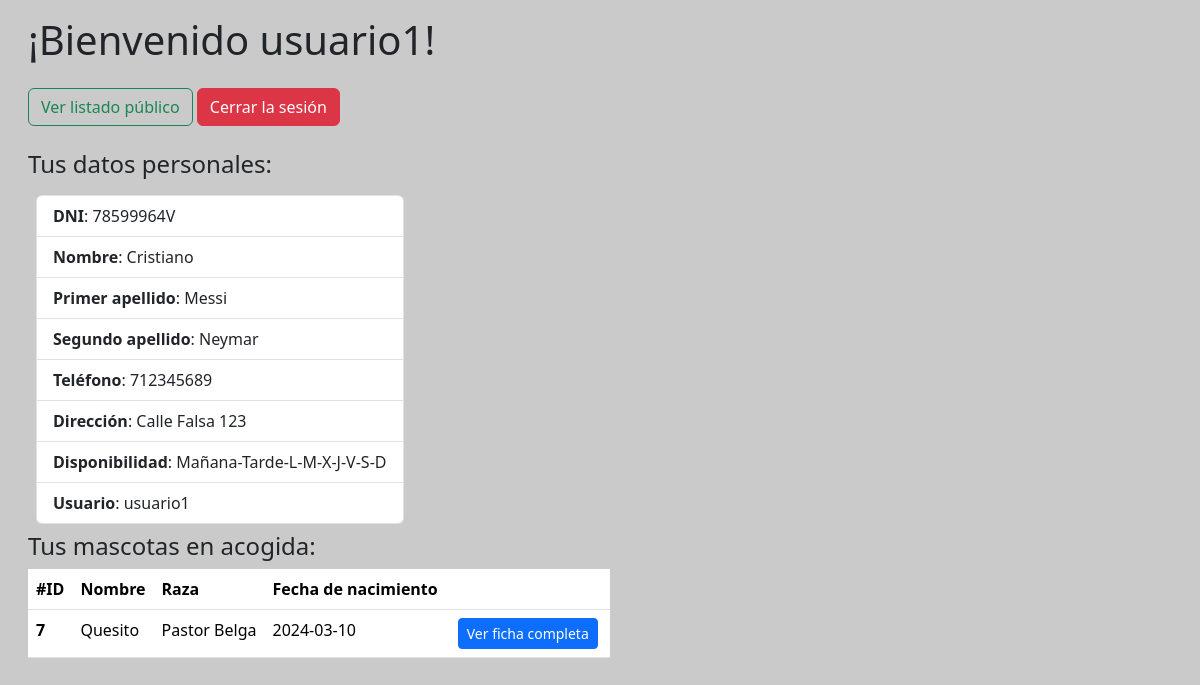
The page /php/anfitrion/inicio_anfitrion.php (signed in) on the database its author committed.
### tables this page shows
CREATE TABLE anfitrion (
    DNI CHAR(9) PRIMARY KEY,
    Nombre VARCHAR(15) NOT NULL,
    Apellido1 VARCHAR(15) NOT NULL,
    Apellido2 VARCHAR(15),
    Telefono CHAR(9) NOT NULL,
    Direccion VARCHAR(255) NOT NULL,
    Disponibilidad VARCHAR(100),
    Usuario VARCHAR(15),
    CONSTRAINT check_Anfitrion_DNI CHECK (DNI RLIKE '^[0-9]+[a-z]$'),
    CONSTRAINT check_Anfitrion_Telefono CHECK (Telefono RLIKE '^[0-9]{9}$'),
    CONSTRAINT FK_Anfitrion_Usuario FOREIGN KEY (Usuario)
        REFERENCES usuario(Username) ON DELETE CASCADE ON UPDATE CASCADE
);

CREATE TABLE mascota (
    ID INT PRIMARY KEY AUTO_INCREMENT,
    Nombre VARCHAR(15) NOT NULL UNIQUE,
    Raza VARCHAR(20) NOT NULL,
    Tamanio ENUM('Grande', 'Pequeño', 'Mediano') NOT NULL,
    FechaRegistro DATETIME NOT NULL DEFAULT CURRENT_TIMESTAMP,
    FechaSalida DATE,
    FechaNacimiento DATE,
    Sexo ENUM('Macho', 'Hembra') NOT NULL,
    Localizacion ENUM('albergue', 'acogida') NOT NULL,
    Foto VARCHAR(255),
    Descripcion VARCHAR(255)
);

### php/inc/mysql.inc.php (called while the page is built, shortened)
<?php
$mysqli = new mysqli("localhost:3307", "root", "", "albergue");
if (
    isset($_SESSION['loc']) &&
    $_SESSION['loc'] == 'inicio_anfitrion' &&
    isset($_SESSION['admin']) &&
    !$_SESSION['admin']
) {
    $user = $_SESSION['user'];
    $query = "SELECT * FROM albergue.anfitrion WHERE usuario = '$user'";
    $tablaAnfitrion = $mysqli->query($query);
    $rowAnfitrion = $tablaAnfitrion->fetch_all(MYSQLI_ASSOC)[0];
    $dni = $rowAnfitrion['DNI'];
    $query = "SELECT EXISTS(SELECT ANFITRION from albergue.anfitrion_acoge_mascota where anfitrion = '$dni') as 'tieneMascota';";
    $tieneMascota = $mysqli->query($query)->fetch_all(MYSQLI_ASSOC)[0]['tieneMascota'];
    if ($tieneMascota) {
        $query = "SELECT * FROM albergue.mascota WHERE id = (SELECT mascota FROM albergue.anfitrion_acoge_mascota WHERE anfitrion = '$dni');";
        $tablaMascota = $mysqli->query($query);
    }
}

### php/anfitrion/inicio_anfitrion.php (the view, shortened to what this page needs)
<?php
include '../inc/func.inc.php';
include '../inc/mysql.inc.php';
?>
<main class="container mt-2 mx-3">
    <h1 class="my-3">¡Bienvenido <?php echo $user; ?>!</h1>
    <div class="my-4">
        <a href="../index.php" type="button" class="btn btn-outline-success">Ver listado público</a>
        <a href="../inc/login.inc.php?session=logout" type="button" class="btn btn-danger">Cerrar la sesión</a>
    </div>
    <h4>Tus datos personales:</h4>
    <ul class="list-group d-inline-block m-2">
        <li class="list-group-item"><strong>DNI</strong>: <?php echo $rowAnfitrion['DNI']; ?></li>
        <li class="list-group-item"><strong>Nombre</strong>: <?php echo $rowAnfitrion['Nombre'] ?></li>
        <li class="list-group-item"><strong>Primer apellido</strong>: <?php echo $rowAnfitrion['Apellido1'] ?></li>
        <li class="list-group-item"><strong>Segundo apellido</strong>: <?php echo $rowAnfitrion['Apellido2'] ?></li>
        <li class="list-group-item"><strong>Teléfono</strong>: <?php echo $rowAnfitrion['Telefono'] ?></li>
        <li class="list-group-item"><strong>Dirección</strong>: <?php echo $rowAnfitrion['Direccion'] ?></li>
        <li class="list-group-item"><strong>Disponibilidad</strong>: <?php echo $rowAnfitrion['Disponibilidad'] ?></li>
        <li class="list-group-item"><strong>Usuario</strong>: <?php echo $rowAnfitrion['Usuario'] ?></li>
    </ul>
    <?php
    if (isset($tablaMascota) && $tablaMascota->num_rows > 0) {
        while ($row = $tablaMascota->fetch_assoc()) {
    ?>
            <h4>Tus mascotas en acogida:</h4>
            <table id="tablaMascota" class="table d-block">
                <thead>
                    <tr>
                        <th scope="col">#ID</th>
                        <th scope="col">Nombre</th>
                        <th scope="col">Raza</th>
                        <th scope="col">Fecha de nacimiento</th>
                        <th scope="col"></th>
                    </tr>
                </thead>
                <tbody>
                    <tr>
                        <th scope="row"><?php echo $row['ID']; ?></th>
                        <td><?php echo $row['Nombre']; ?></td>
                        <td><?php echo $row['Raza']; ?></td>
                        <td class="fecha"><?php echo $row['FechaNacimiento']; ?></td>
                        <td class="d-flex justify-content-end">
                            <button type="button" class="btn btn-primary btn-sm mx-1" data-bs-toggle="modal" data-bs-target="#modalMascotaInfo<?php echo $row['ID']; ?>">Ver ficha completa</button>
                        </td>
                    </tr>
            <?php }
    } ?>
</main>

### php/anfitrion/style.css (style rules this page uses)
body { background-color: #cacaca; }
a { color: inherit; text-decoration: none; }

### rows shown on the page
anfitrion: DNI "78599964V", Nombre "Cristiano", Apellido1 "Messi", Apellido2 "Neymar", Telefono "712345689", Direccion "Calle Falsa 123", Disponibilidad "Mañana-Tarde-L-M-X-J-V-S-D", Usuario "usuario1"
mascota: ID "7", Nombre "Quesito", Raza "Pastor Belga", FechaNacimiento "2024-03-10"

### other values the page prints
$user "usuario1"
